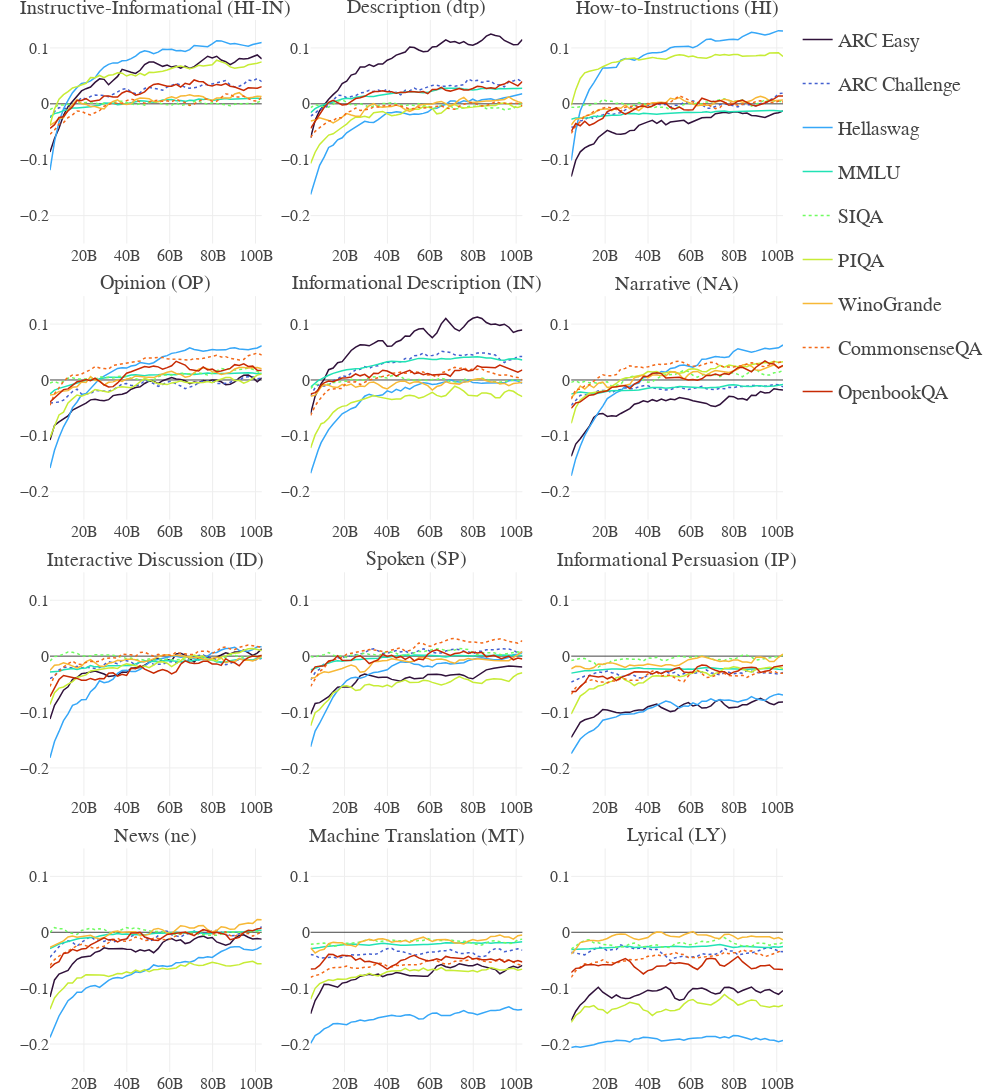

The code cell stored with this chart in its notebook:
### Code cell
def plot_per_register_difference_to_mean(df, figname="plot"):
    global benchmark_name_map
    global register_name_map
    global vanilla_registers
    fig = make_subplots(
        rows=4, cols=3, 
        subplot_titles=[register_name_map[v] for v in vanilla_registers],
        vertical_spacing=0.05,  # Adjust space between subplots
        #horizontal_spacing=0.08
    )
    c_map = create_colormap()
    benchmarks = benchmark_name_map.keys()
    # Loop over each accuracy metric and add traces to the subplots
    for i, register in enumerate(vanilla_registers):
        # these are for baseline presentations
        add_baseline_rectangle=False
        x0, y0, x1, y1 = (0,1,0,1)

        col = int(i%3)+1
        row = int(i/3) + 1   
        label_data = df[df.register == register] 
        #print(f"{register} on row {row} column {col}")
        for bm in benchmarks:
            dash_type = "solid" if bm not in ["acc_norm_arc_challenge", "acc_norm_siqa", "acc_norm_commonsense_qa"] else "dot" #if register in combinations else "solid"
            fig.add_trace(
                go.Scatter(
                    x=label_data['tokens'], 
                    y=label_data[bm]-means_per_task[bm], 
                    mode='lines', 
                    showlegend=True if row==1 and col==1 else False,
                    name=f'{benchmark_name_map.get(bm, bm)}', 
                    legendgroup=f'{bm}',
                    line=dict(color=c_map[bm], width=1.5, dash=dash_type)
                ),
                row=row, col=col
            )
            
            if label_data.min(axis=0)[bm] < random_baselines[bm]: #results are worse than baseline
                add_baseline_rectangle = True 
                x0 = label_data['tokens'].iloc[0] # these are static
                x1 = label_data['tokens'].iloc[-1] # does not matter if they are changed multiple times :)
                y0 = label_data.min(axis=0)[bm] if label_data.min(axis=0)[bm] < y0 else y0
                y1 = random_baselines[bm] # this is also static
                #print(f"Adding baseline thingy on {label} and {accuracy_col}, {label_data.min(axis=0)[accuracy_col]} < {random_baselines[accuracy_col]}")
                

                
    #print(fig.layout)
    for i in range(1, 13):
        fig.update_layout({f'yaxis{i}': dict(range=[-0.25, 0.15])})           
    #print(fig.layout)
    # Update layout for better appearance
    fig.update_layout(
        title="",#"Accuracy Metrics by Task and Register",
        height=1300,  # Adjust the height of the plot
        width=1000,
        font=dict(family="Computer Modern", size=16),
        legend_font_size=20,
        title_font_size=20,
        #title_font_size=40,
        showlegend=True,  # Show legend
        template="none",
        legend_tracegroupgap=15,
        margin=dict(l=50, r=50, t=20, b=20)
    )
    fig.update_annotations(font_size=20) #subplot titles are annotations
    fig.write_image(f"by_register/{figname}.svg", scale=3)


    # Show the plot
    fig.show()

plot_per_register_difference_to_mean(df_rolled, figname="per_register")
